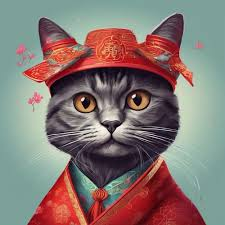
#> input picture Lab4/download.jpeg, 225 x 225 px
$ python ocr.py
#> lines starting #> are read from the running program, lines starting #| are printed output that depends on the picture
import cv2
import numpy as np

img = cv2.imread('download.jpeg')
#> img is the input picture: shape (225, 225, 3); mean B, G, R 114.5, 118.8, 133.4

gauss = np.random.normal(0,1,img.size)
gauss = gauss.reshape(img.shape[0],img.shape[1],img.shape[2]).astype('uint8')
noise = img + img * gauss
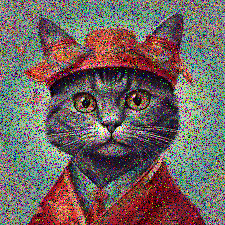
#> noise: shape (225, 225, 3); mean B, G, R 97.1, 101.1, 114.2

cv2.imshow('a',noise)
cv2.waitKey(0)
